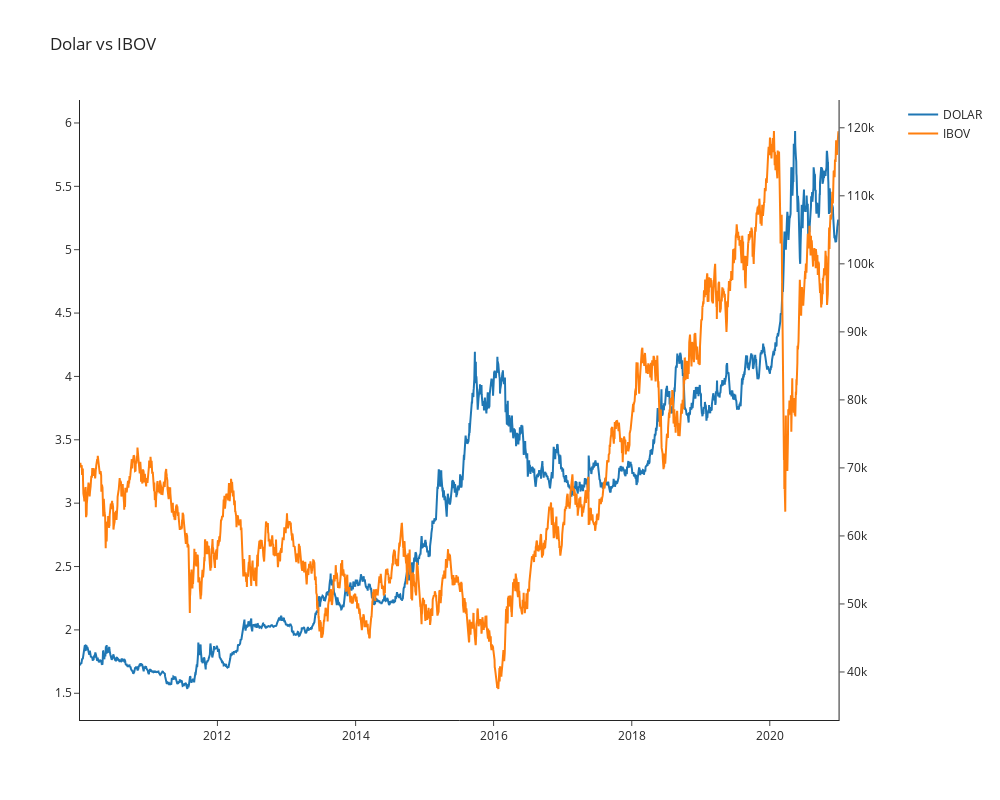

The notebook cell saved with this chart:
### Code cell
fig = make_subplots(rows=1, cols=1, specs=[[{'secondary_y': True}]])

fig.add_trace(go.Scatter(name='DOLAR', x=comparativo.index, 
                         y=comparativo['DOLAR']), row=1, col=1)
fig.add_trace(go.Scatter(name='IBOV', x=comparativo.index, 
                         y=comparativo['IBOV']), row=1, col=1, 
              secondary_y=True)

fig.update_layout(title_text= 'Dolar vs IBOV', 
                  template='simple_white', width=1000, height=800)
fig.show()

### Figure 1 — Plotly figure (JSON) as saved in the notebook; plotly's stock layout.template omitted (floating-point values rounded to 4 significant figures; data arrays with more than 128 entries replaced by an {"elided": "..."} marker saying what was removed)
{"data": [{"name": "DOLAR", "type": "scatter", "x": {"elided": "2649 str values"}, "xaxis": "x", "y": {"elided": "2649 float values"}, "yaxis": "y"}, {"name": "IBOV", "type": "scatter", "x": {"elided": "2649 str values"}, "xaxis": "x", "y": {"elided": "2649 int values"}, "yaxis": "y2"}], "layout": {"height": 800, "title": {"text": "Dolar vs IBOV"}, "width": 1000, "xaxis": {"anchor": "y", "domain": [0, 0.94]}, "yaxis": {"anchor": "x", "domain": [0, 1]}, "yaxis2": {"anchor": "x", "overlaying": "y", "side": "right"}}}
